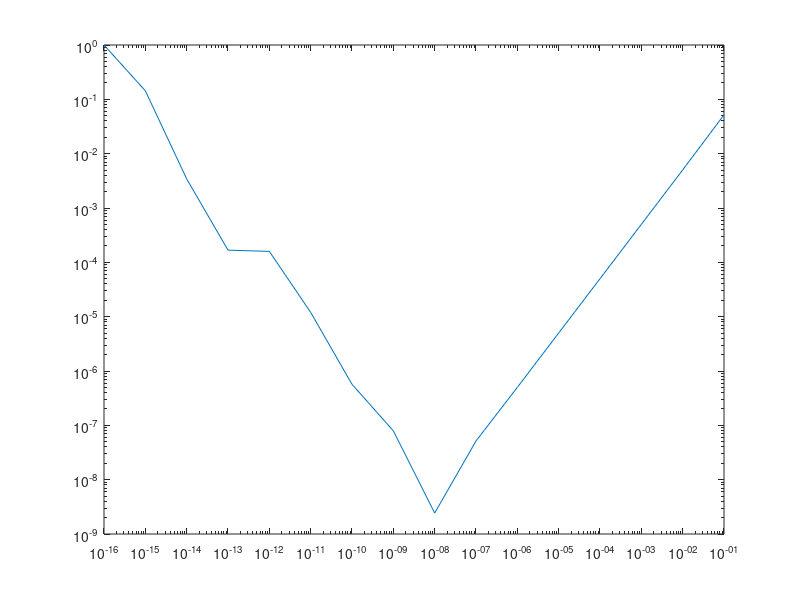

The MATLAB script that drew this image:
f = @(x) exp(x);
k = 1:16;
h = 10.^(-k);

df = @(x) (f(x + h) - f(x)) ./ h;
exp_d = df(1);

% get the relative errors
exp_err = abs((exp_d - exp(1)) / exp(1));

% get the loglog graph
loglog(h, exp_err)

% get the minimum error and check it against eps
h_min = min(exp_err)
eps